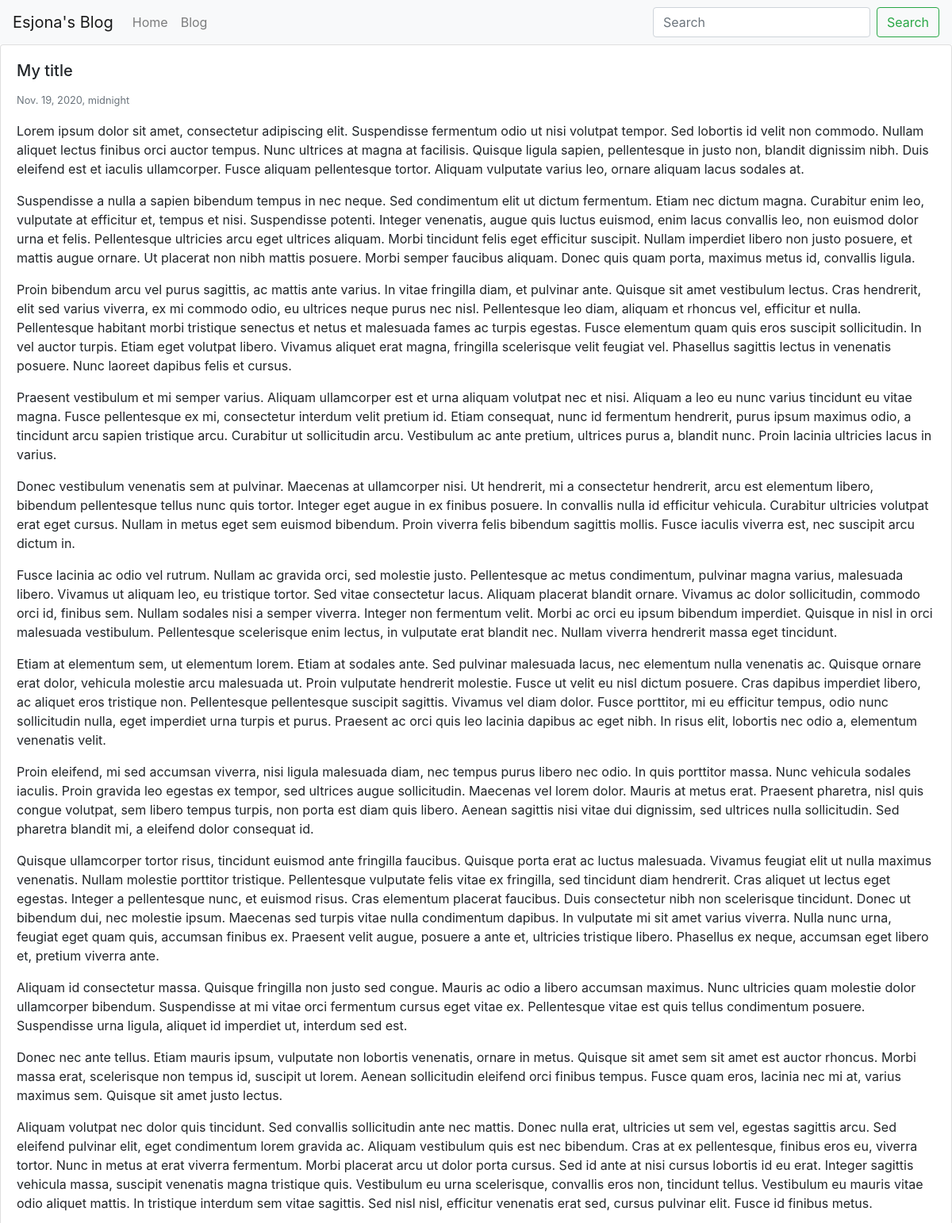
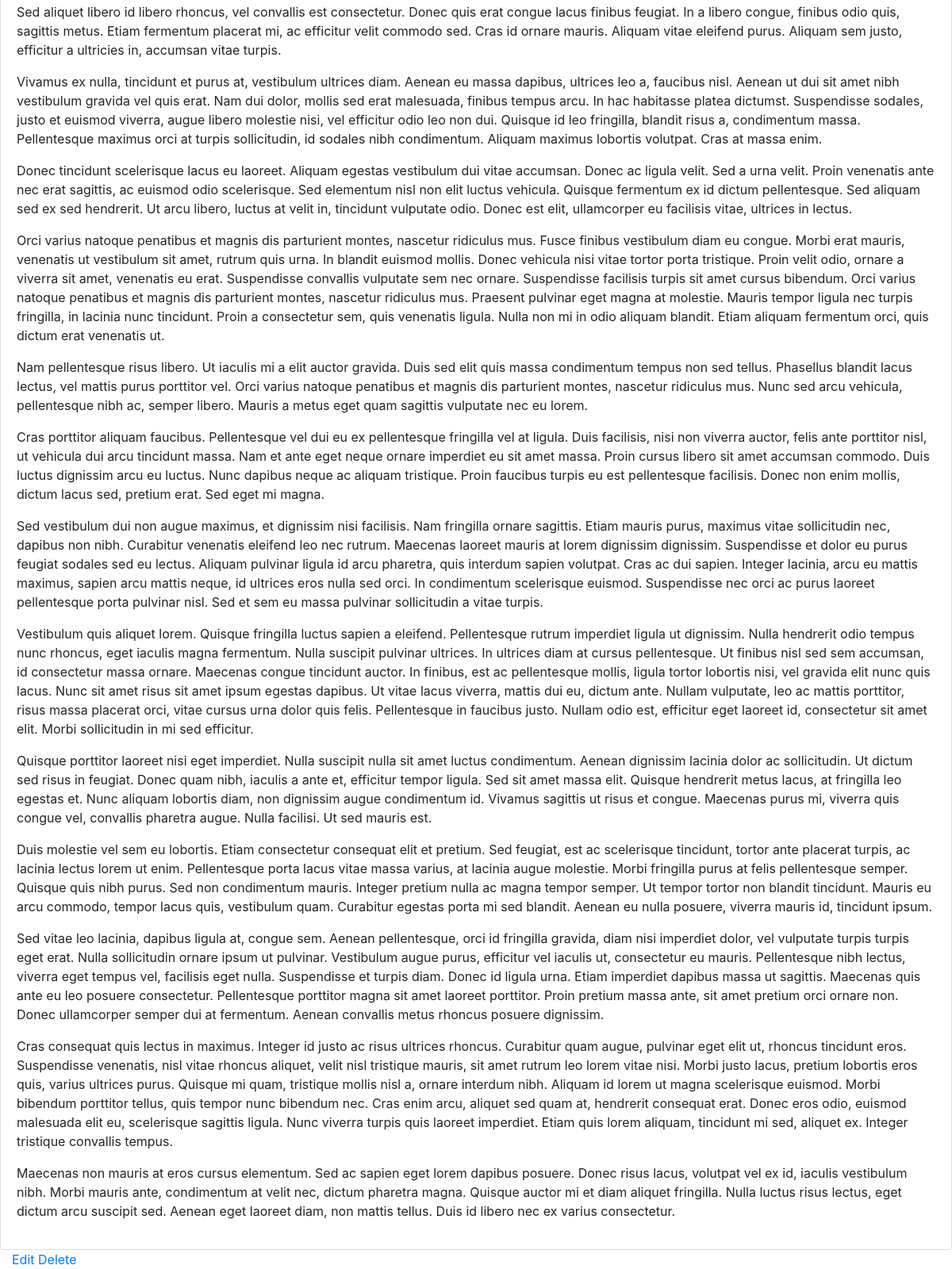
/blog/hello-world (signed in), run on the app's committed database (2 pictures, top to bottom).
### blog/models.py (models this page shows)
class BlogPost(
    models.Model
):  # blogpost_set gives us the quesryset of all posts from the user
    user = models.ForeignKey(User, default=1, null=True, on_delete=models.SET_NULL)
    image = models.ImageField(upload_to="image/", blank=True, null=True)
    title = models.CharField(max_length=120)
    slug = models.SlugField(unique=True)
    content = models.TextField(null=True, blank=True)
    publish_date = models.DateTimeField(
        auto_now=False, auto_now_add=False, null=True, blank=True
    )
    time_stamp = models.DateTimeField(auto_now_add=True)
    updated = models.DateTimeField(auto_now=True)
    objects = BlogPostManager()
    def get_absolute_url(self):
        return f"/blog/{self.slug}"
    def get_edit_url(self):
        return f"{self.get_absolute_url()}/edit"
    def get_delete_url(self):
        return f"{self.get_absolute_url()}/delete"

### blog/views.py (the view)
# urls.py: path("<str:slug>", blog_post_detail_view),
def blog_post_detail_view(request, slug):
    obj = get_object_or_404(BlogPost, slug=slug)
    template_name = "blog/detail.html"
    context = {"object": obj}
    return render(request, template_name, context)

### blog/models.py (called while the page is built)
    def get_queryset(self):
        return BlogPostQuerySet(self.model, using=self.db)

### blog/templates/blog/detail.html
{% extends 'base.html' %}
{% block content %}
<div class='row'>
    {% include 'blog/list-inline.html' with blog_post=object detail=True %}
    {% if request.user.is_authenticated %}
    {% if request.user.is_staff %}
    <div class=col-12>
        <a href='{{ object.get_edit_url }}'>Edit</a>
        <a href='{{ object.get_delete_url }}'>Delete</a>
    </div>
    {% endif %}
    {% endif %}
</div>
{% endblock %}

### blog/templates/blog/list-inline.html (shortened to what this page needs)
<div class='card {% if not blog_post.publish_date %} bg-dark text-light {% endif %}'>
    <div class='card-body'>
        <h5 class="card-title">{{ blog_post.title }}</h5>
        <p class='card-text'>
            <small class='text-muted'>{{ blog_post.publish_date }}</small>
            {% if truncate %}
            {{ blog_post.content|linebreaks|truncatewords:30 }}
            {% else %}
            {{ blog_post.content|linebreaks }}
            {% endif %}
        </p>
    </div>
</div>

### data on the page
BlogPost: title "My title", publish_date "Nov. 19, 2020, midnight", content "Lorem ipsum dolor sit amet, consectetur adipiscing elit. Suspendisse fermentum odio ut nisi volutpat tempor. Sed lobortis id velit non commodo. Nullam aliquet lectus finibus orci auctor tempus. Nunc ultrices at magna at facilisis. Quisque ligula sapien, pellentesque in justo non, blandit dignissim nibh. Duis eleifend est et iaculis ullamcorper. Fusce aliquam pellentesque tortor. Aliquam vulputate varius leo, ornare aliquam lacus sodales at. Suspendisse a nulla a sapien bibendum tempus in nec neque. Sed condimentum elit ut dictum fermentum. Etiam nec dictum magna. Curabitur enim leo, vulputate at efficitur et, tempus et nisi. Suspendisse potenti. Integer venenatis, augue quis luctus euismod,…"
